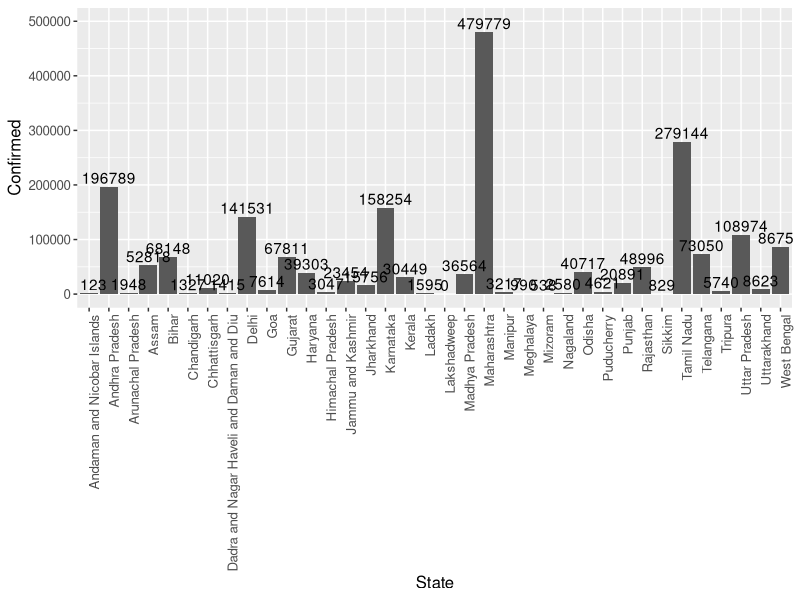

The R source for this figure:
#!/usr/bin/Rscript
{
  data<-read.csv("covid-cases.csv") #choose the file
data
summary(data)
str(data)
#install.packages('ggplot2')
library(ggplot2)
options(scipen = 999)
ggplot(data,aes(State,Confirmed)) +
  geom_bar(stat = "identity")+
  ylim(0,500000)+
  
  geom_text(aes(label=Confirmed), position=position_dodge(width=0.2), vjust=-0.25)+
  
  theme(text = element_text(size=12),axis.text.x = element_text(angle=90, hjust=1)) 
}
